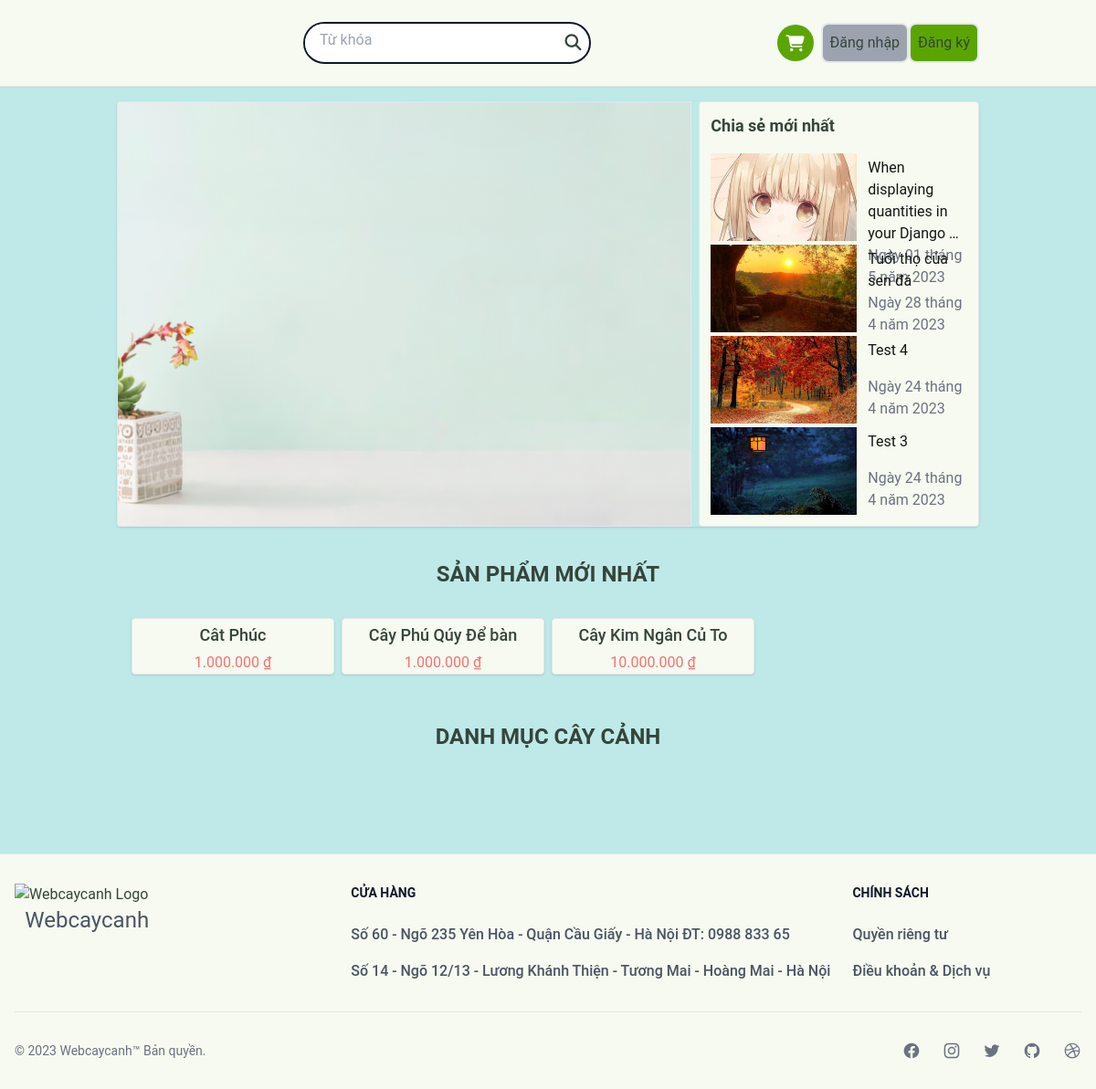
Before: / with the older database file.
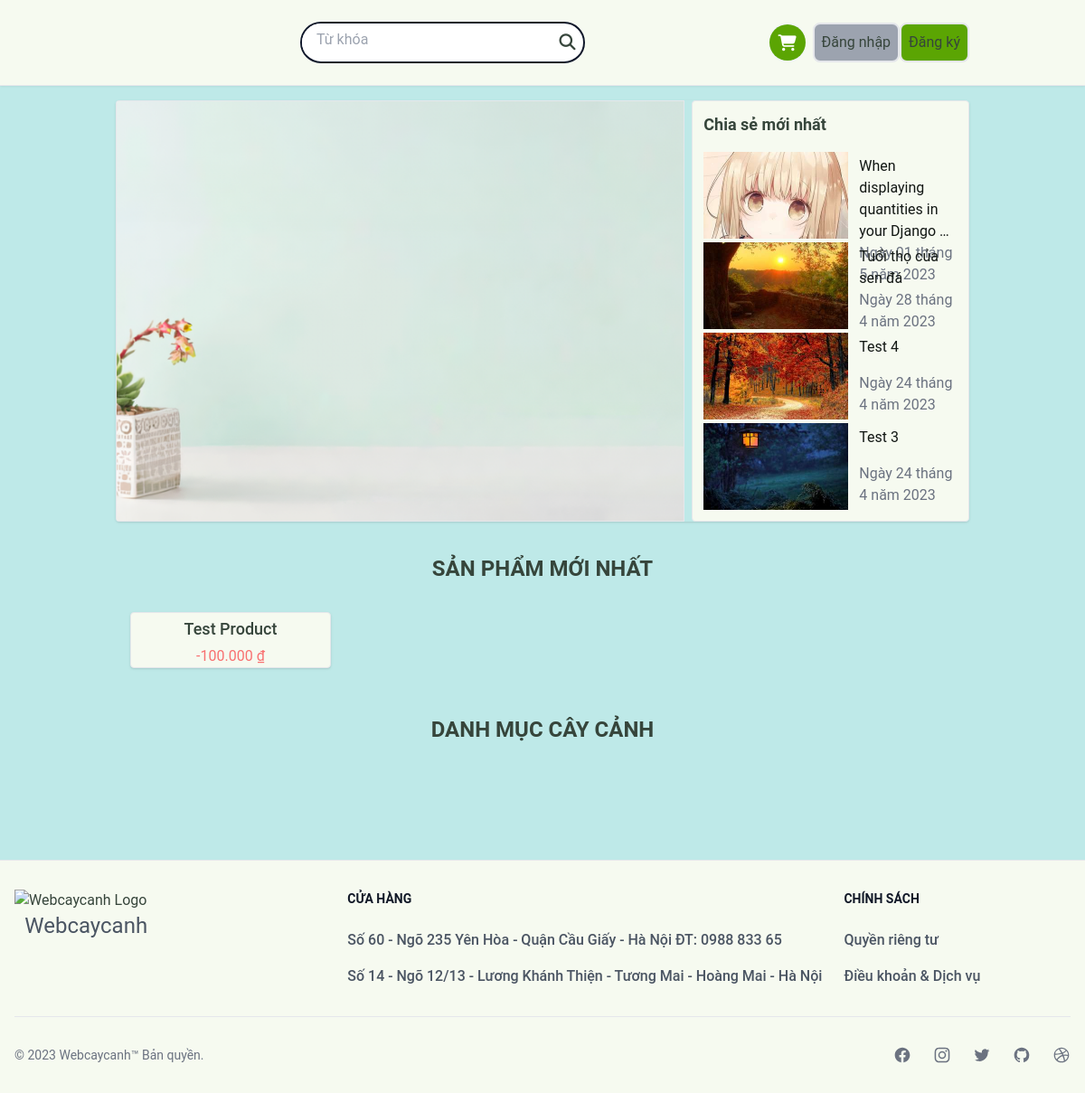
After: the same page with the newer database file.
### blog/models.py (models this page shows, shortened)
class Post(models.Model):
    title = models.CharField(max_length=200)
    cover_image = ProcessedImageField(
        upload_to=hashed_filename,
        default="posts/default.jpg",
        processors=[ResizeToFill(320, 240)],
        format="JPEG",
        options={"quality": 60},
    )
    content = MarkdownxField()
    created_at = models.DateTimeField(auto_now_add=True)
    updated_at = models.DateTimeField(auto_now=True)

### core/models.py (models this page shows, shortened)
class BaseModel(models.Model):
    created_at = models.DateTimeField(auto_now_add=True)
    updated_at = models.DateTimeField(auto_now=True)
    class Meta:
        abstract = True

class Product(BaseModel):
    name = models.CharField(max_length=255, unique=True, blank=False)
    price = models.DecimalField(
        max_digits=10, decimal_places=0, validators=[MinValueValidator(0)]
    )
    summary = models.TextField(default="")
    description = models.TextField(default="")
    quantity = models.PositiveIntegerField(default=0)
    category = models.ForeignKey(Category, on_delete=models.CASCADE)
    thumbnail = ProcessedImageField(
        upload_to=hashed_filename,
        default="defaults/product.png",
        processors=[ResizeToFill(400, 400)],
        format="PNG",
        options={"quality": 60},
    )

### core/views.py (the view)
# urls.py: path("", HomePageView.as_view(), name="home"),
class HomePageView(TemplateView):
    template_name = "home.html"
    def get_context_data(self, **kwargs):
        context = super().get_context_data()
        context["products"] = Product.objects.order_by("-created_at")[:8]
        context["posts"] = Post.objects.order_by("-updated_at")[:4]
        context["categories"] = Category.objects.all()
        return context

### core/templatetags/concurency.py (called while the page is built)
@register.filter
def vnd_format(value):
    return humanize.intcomma(value, False).replace(",", ".") + " ₫"

### templates/home.html (shortened to what this page needs)
{% extends "layout/base.html" %}
{% load humanize %}
{% load static %}
{% load concurency %}
{% block searchbar %}
{% include 'components/searchbar.html' %}
{% endblock %}
{% block content %}
<div class="m-auto flex flex-col pt-4">
    <div id="slider" class="flex shadow gap-2 justify-between rounded overflow-hidden">
        <div id="carosel" class="border w-2/3">
            <img class="object-cover w-full h-full" src="{% static 'tree/banner.png' %}" alt="">
        </div>
        <div id="lastest-posts" class="p-3 border rounded flex-1 text-[#121714] bg-[#F6FAF0]">
            <h2 class="text-lg mb-4 text-[#36453B] font-semibold">Chia sẻ mới nhất</h2>
            <section class="flex flex-col h-full gap-1">
                {% for post in posts %}
                <div class="flex justify-evenly min-w-[10rem] h-24 gap-2">
                    <img class="object-cover w-40" src="{{ post.cover_image.url }}" alt="">
                    <div class="flex justify-between grow flex-col p-1">
                        <h2 class="text-left">
                            {{ post.title|truncatewords:6 }}
                        </h2>
                        <p class="text-gray-500">{{ post.updated_at|date }}</p>
                    </div>
                </div>
                {% endfor %}
            </section>
        </div>
    </div>
    <div id="new-products">
        <div class="flex flex-col gap-1 my-8 items-center">
            <h2 class="text-2xl font-bold text-[#36453B]">{{ "Sản phẩm mới nhất"|upper }}</h2>
        </div>
        <div class="grid grid-cols-4 px-4 gap-2">
            {% for product in products %}
            <a href="{% url 'core:product_detail' product.id %}"
                class="rounded shadow overflow-hidden bg-[#F6FAF0] border flex flex-col items-center gap-1">
                <h2 class="font-medium text-lg">{{ product.name }}</h2>
                <p class="text-red-400">{{ product.price|vnd_format }}</p>
            </a>
            {% endfor %}
        </div>
    </div>
    <div id="category-products" class="my-4 mb-16">
        <div class="flex flex-col gap-1 my-8 items-center">
            <h2 class="text-2xl font-bold text-[#36453B]">{{ "Danh mục cây cảnh"|upper }}</h2>
        </div>
        <div class="grid grid-cols-4 px-4 gap-4">
        </div>
    </div>
</div>
{% endblock content %}

Changed rows visible on the page:
removed Product: name "Cât Phúc", price|vnd_format "1.000.000 ₫"
removed Product: name "Cây Phú Qúy Để bàn", price|vnd_format "1.000.000 ₫"
removed Product: name "Cây Kim Ngân Củ To", price|vnd_format "10.000.000 ₫"
added Product: name "Test Product", price|vnd_format "-100.000 ₫"
